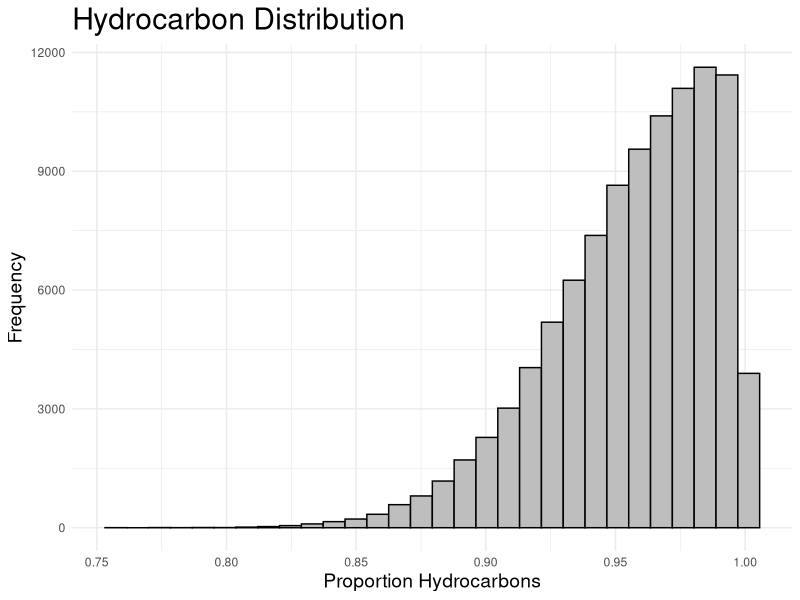
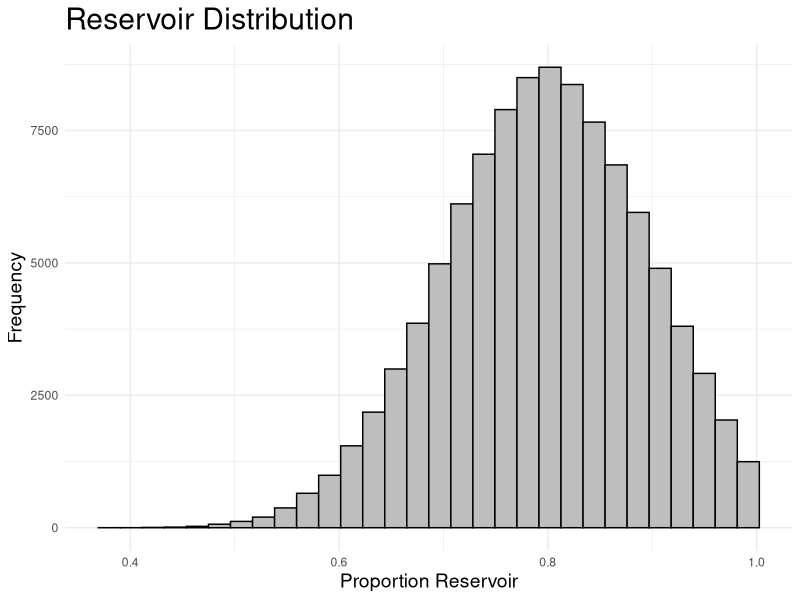
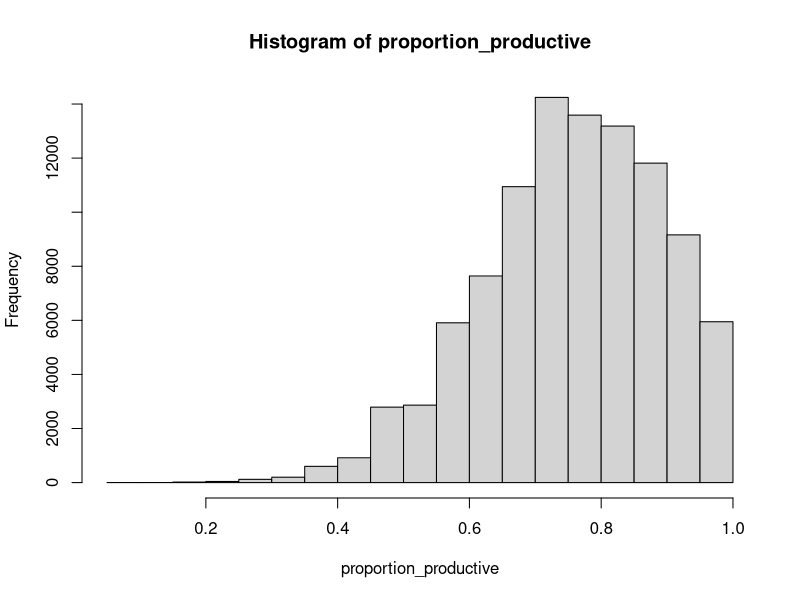
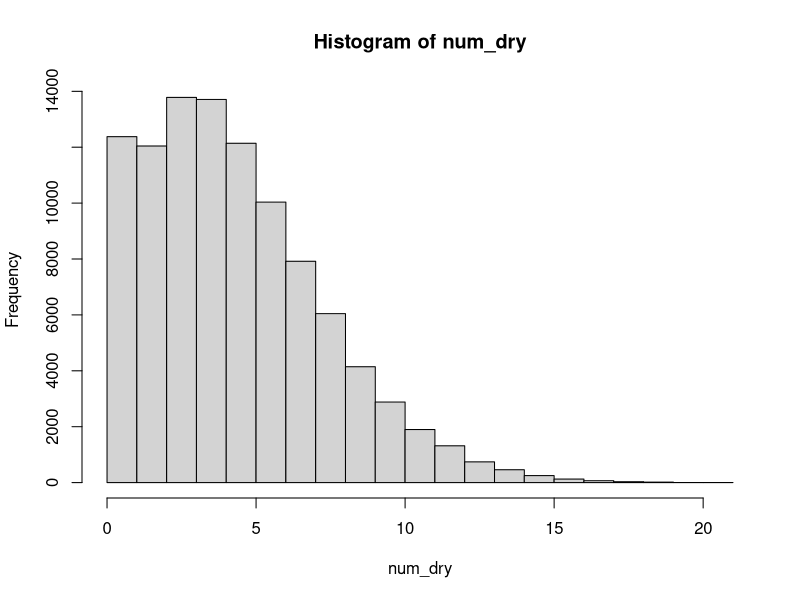
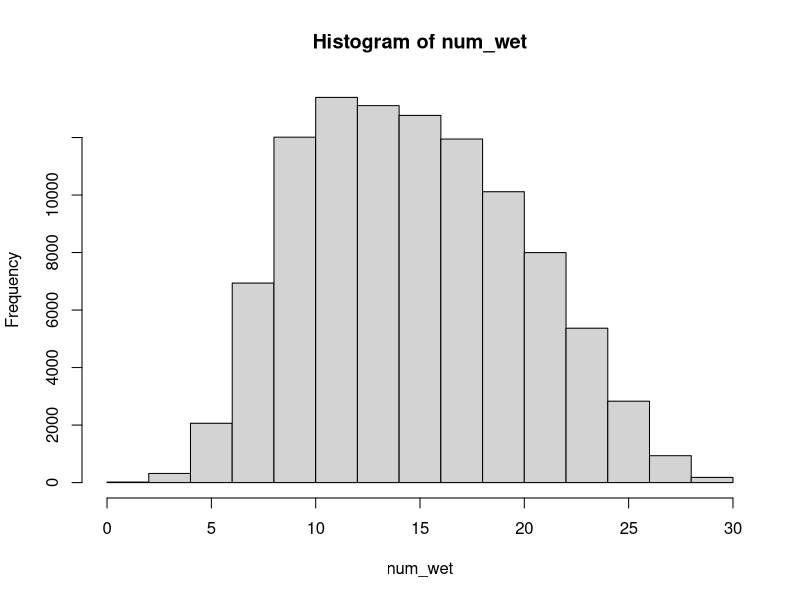
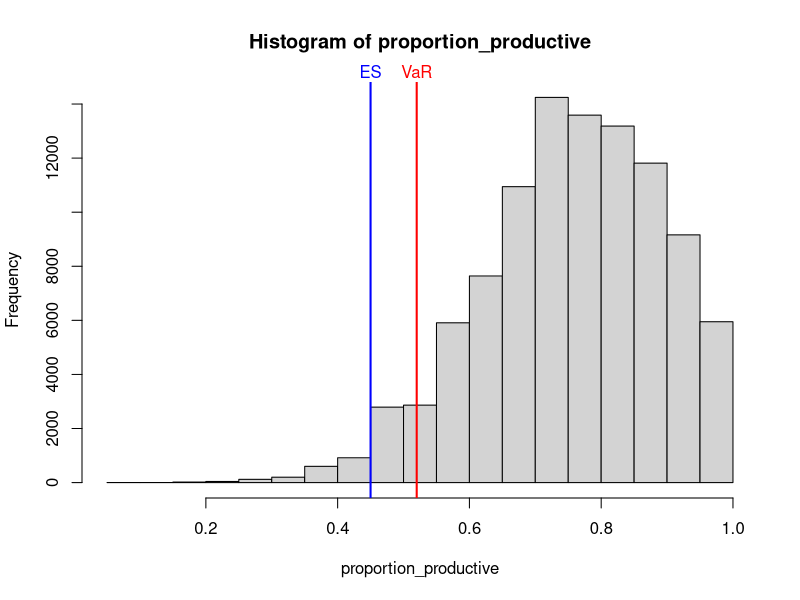
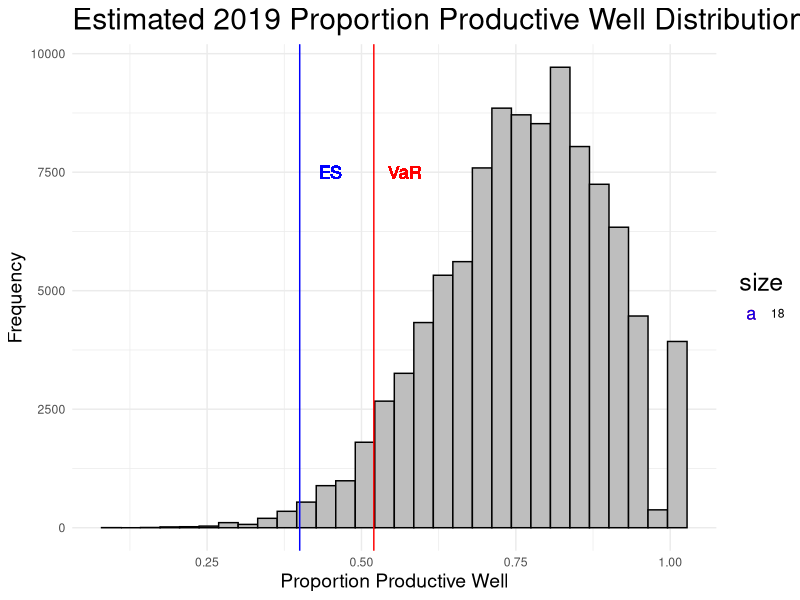

The R source for these figures, in order:
# Needed Libraries for Analysis #

library(graphics)
library(quantmod)
library(TTR)
library(ks)
library(scales)
library(truncnorm)
library(stats)
library(ggplot2)

set.seed(245642)

Hydrocarbons = rtruncnorm(100000, a=0, b=1, mean=0.99, sd = 0.05)

dfHydrocarbons = as.data.frame(Hydrocarbons)

ggplot(dfHydrocarbons, aes(x=Hydrocarbons)) +
  geom_histogram(fill="gray", color="black") +
  labs(title="Hydrocarbon Distribution",x="Proportion Hydrocarbons", y = "Frequency")+
  theme_minimal() + theme(title = element_text(size = 18), axis.title.x = element_text(size =14), axis.title.y = element_text(size =14))

Reservoir = rtruncnorm(100000, a=0, b=1, mean=0.8, sd = 0.1)

dfReservoir = as.data.frame(Reservoir)

ggplot(dfReservoir, aes(x=Reservoir)) +
  geom_histogram(fill="gray", color="black") +
  labs(title="Reservoir Distribution",x="Proportion Reservoir", y = "Frequency")+
  theme_minimal() + theme(title = element_text(size = 18), axis.title.x = element_text(size =14), axis.title.y = element_text(size =14))


n = 100000
nn = 1000

proportion_productive = rep(0,n)
num_wet = rep(0,n)
num_dry = rep(0,n)


for(i in 1:n){

  Total_wells = round(runif(1, min = 10, max = 30))
  
  wet_wells <- rep(0,Total_wells)
  
  Hydrocarbons = rtruncnorm(1000, a=0, b=1, mean=0.99, sd = 0.05)
  
  Reservoir = rtruncnorm(1000, a=0, b=1, mean=0.8, sd = 0.1)
  
  probability = (Hydrocarbons*Reservoir)

  productive_well <- rep(0,Total_wells)
  
  for(j in 1:Total_wells){
    wet_wells[j] = rbinom(n=1, 1, probability)
  }
  
  proportion_productive[i] <- sum(wet_wells) / length(wet_wells)
  
  num_wet[i] = sum(wet_wells)
  
  num_dry[i] = length(wet_wells) - sum(wet_wells)
}



hist(proportion_productive)
hist(num_dry)
hist(num_wet)



VaR.percentile <- 0.05
VaR = quantile(proportion_productive, probs = VaR.percentile)
ES = mean(ifelse(proportion_productive <= VaR, proportion_productive, NA), na.rm = TRUE)
ES2 = mean(proportion_productive[proportion_productive <= VaR])



hist(proportion_productive, breaks=20)
abline(v = VaR, col="red", lwd=2)
mtext("VaR", at=VaR, col="red")
abline(v = ES, col="blue", lwd=2)
mtext("ES", at=ES, col="blue")



pp = as.data.frame(proportion_productive)
ggplot(pp, aes(x=proportion_productive)) +
  geom_histogram(fill="gray", color="black") +
  geom_vline(xintercept = VaR, colour = "red") +
  geom_text(aes(x=(VaR+0.05), label="VaR", y=7500, size = 18), colour="red") +
  geom_vline(xintercept = (ES-0.05), colour = "blue") +
  geom_text(aes(x=ES, label="ES", y=7500, size = 18), colour="blue") +
  labs(title="Estimated 2019 Proportion Productive Well Distribution",x="Proportion Productive Well", y = "Frequency")+
  theme_minimal() + theme(title = element_text(size = 18), axis.title.x = element_text(size =14), axis.title.y = element_text(size =14))
